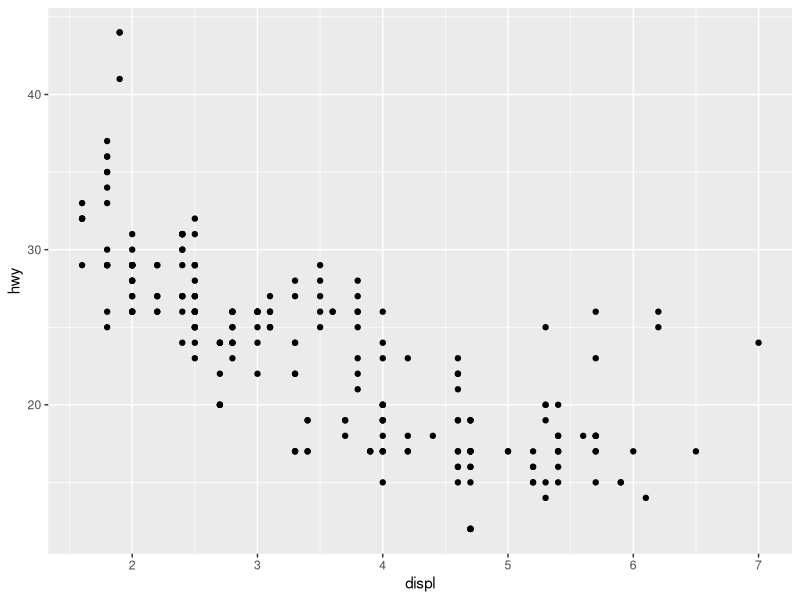
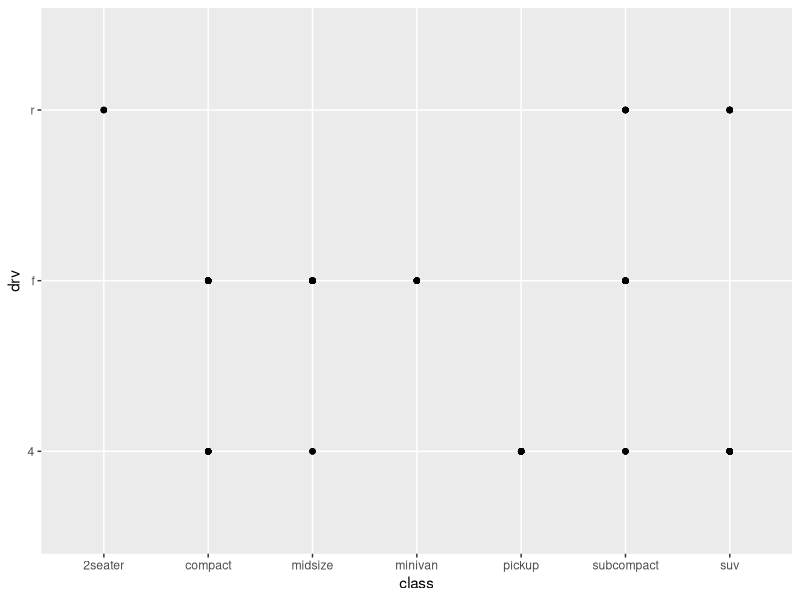
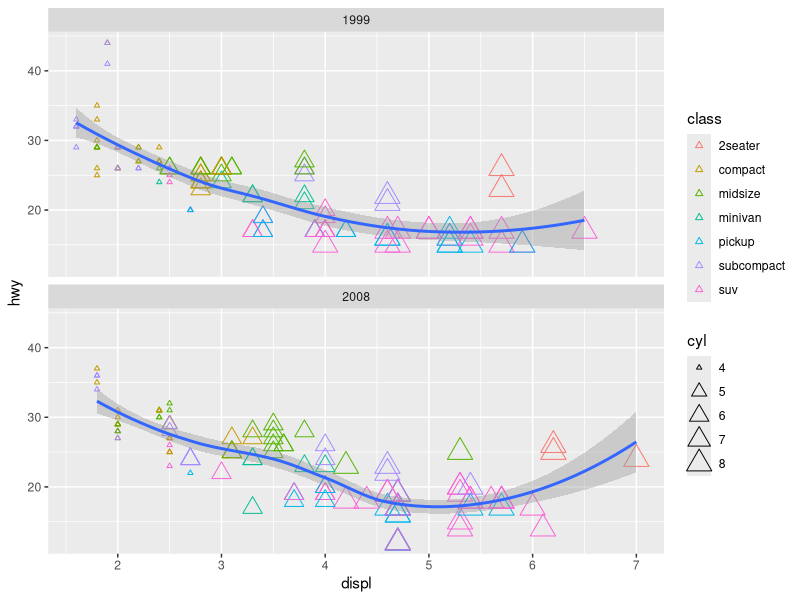
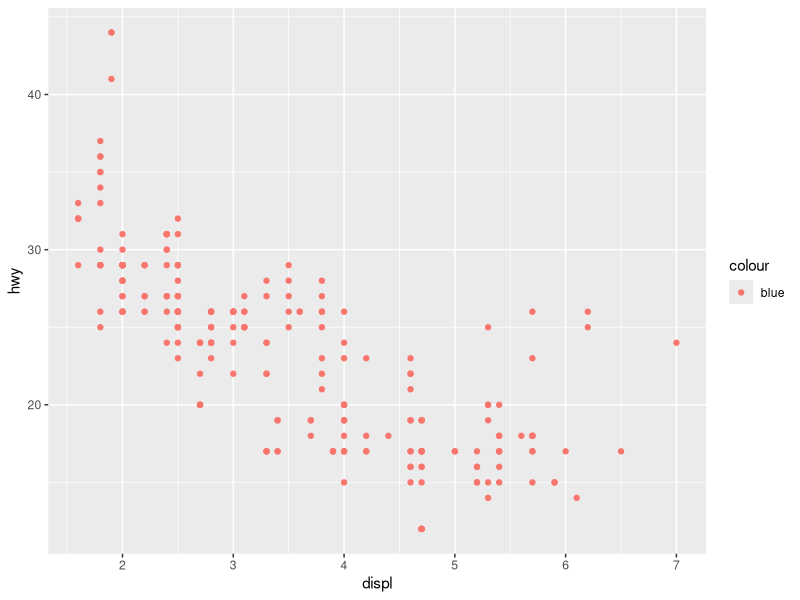
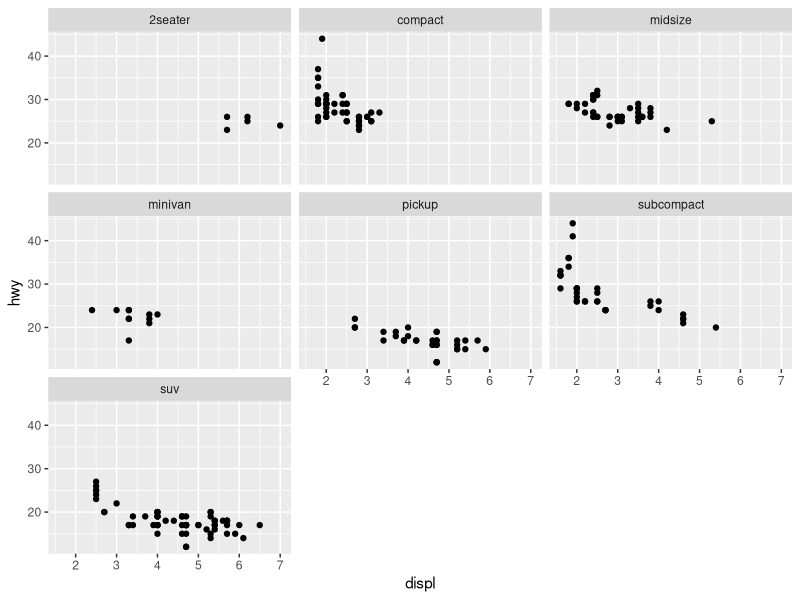
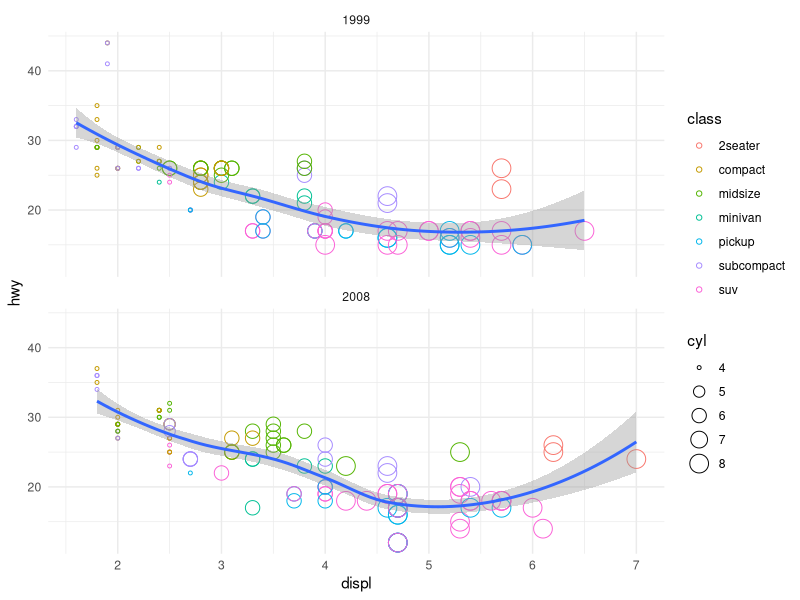
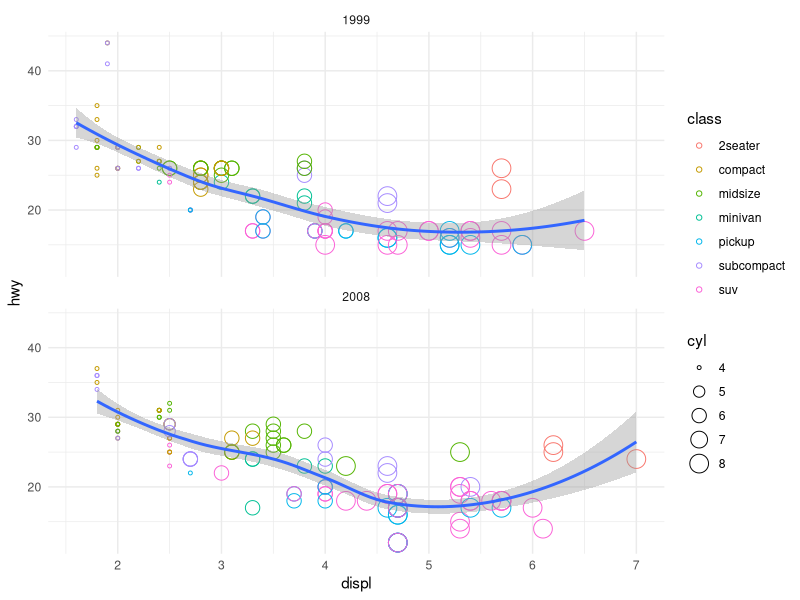

Write the R code that produced these figures, in order.
library(tidyverse)
# library(skimr)

mpg 

?mpg

?cars
cars

View(mpg)

head(cars,4)
tail(cars)

ggplot(data=mpg)+
    geom_point(mapping=aes(x=displ,y=hwy))

ggplot(data=mpg)+
  geom_point(mapping=aes(x=class,y=drv))

ggplot(data=mpg)+
  geom_point(mapping=aes(x=displ,y=hwy,color=class, size=cyl),shape=2)+
  geom_smooth(mapping = aes(x=displ,y=hwy))+
  facet_wrap(~ year,nrow=2)

?geom_point

ggplot(data = mpg) + 
  geom_point(mapping = aes(x = displ, y = hwy, color = "blue"))

#excersize 4
ggplot(data = mpg) + 
  geom_point(mapping = aes(x = displ, y = hwy))+
  facet_wrap(~ class)

ggplot(data=mpg,mapping=aes(x=displ,y=hwy))+
  geom_point(mapping=aes(color=class, size=cyl),shape=1)+
  geom_smooth(mapping = aes(x=displ,y=hwy))+
  facet_wrap(~ year,nrow=2)+
  theme_minimal()

ggsave(filename="plots/hwy_vs_dipl.pdf",width=8,height=4)
?ggsave